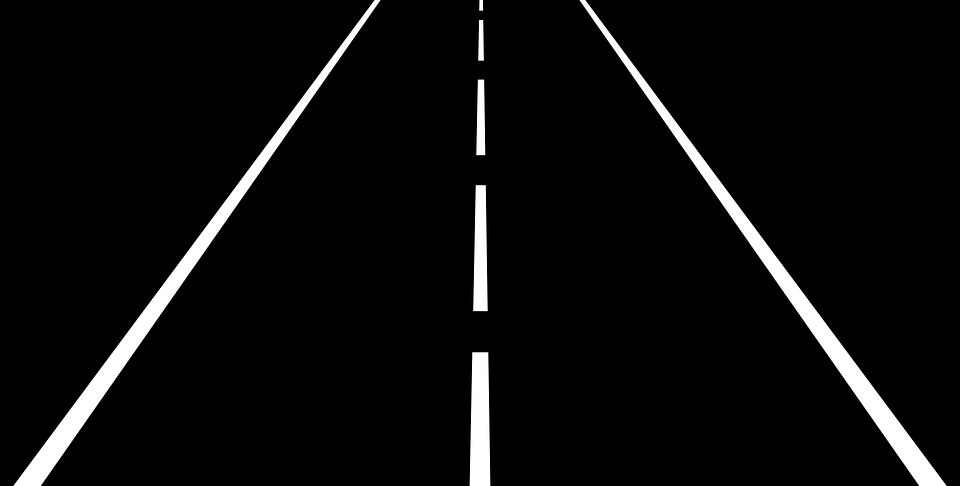
#> input picture sample/sample_code(1)_2025MAICON/road_line.png, 960 x 486 px
$ jupyter execute 04_line_gaussian.ipynb
#> lines starting #> are read from the running program, lines starting #| are printed output that depends on the picture; after the words box and inside, x2 and y2 are one past the last pixel; in counts of white or black regions, pixels touching at a corner belong together
**2025 Military AI CONtest**<br>
AI Autonomous Driving – Pre-Training Code Sample<br>
NVIDIA Jetson Nano/Wingbot/JupyterLab<br>
Version : v1.0<br>
File : line_gaussian.ipynb

[cell 1]
import cv2
import numpy as np
from matplotlib import pyplot as plt

img = cv2.imread('road_line.png')
#> img is the input picture: shape (486, 960, 3); min 0, max 255, mean 11.5

gray = cv2.cvtColor(img, cv2.COLOR_BGR2GRAY)

gray = cv2.GaussianBlur(gray, (5, 5), 0)

_, mask = cv2.threshold(gray, 180, 255, cv2.THRESH_BINARY)
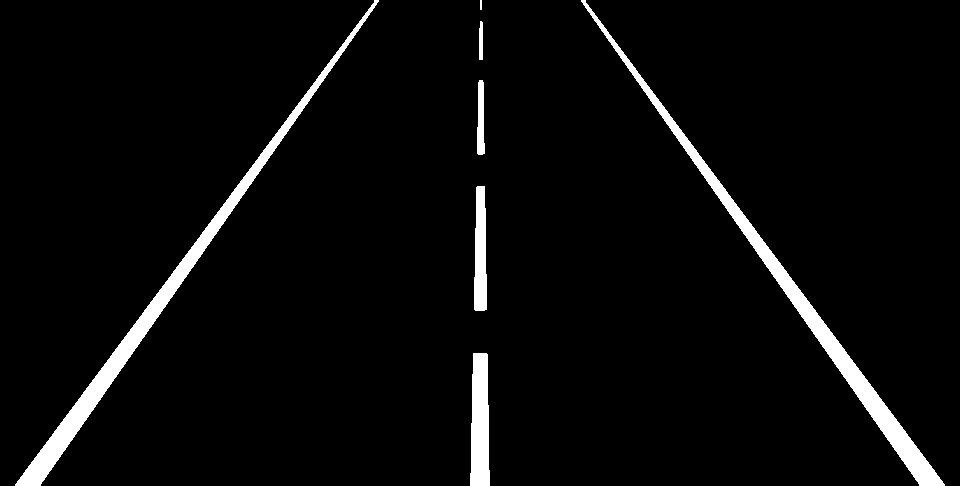
#> mask: shape (486, 960); 4.1% white; 7 white regions, largest, box (x1, y1, x2, y2) and area: (15, 0, 379, 486) 7423, (581, 0, 945, 486) 7414, (470, 353, 490, 486) 2279

result = cv2.bitwise_and(img, img, mask=mask)

plt.imshow(cv2.cvtColor(result, cv2.COLOR_BGR2RGB))
plt.axis('off')
plt.show()
